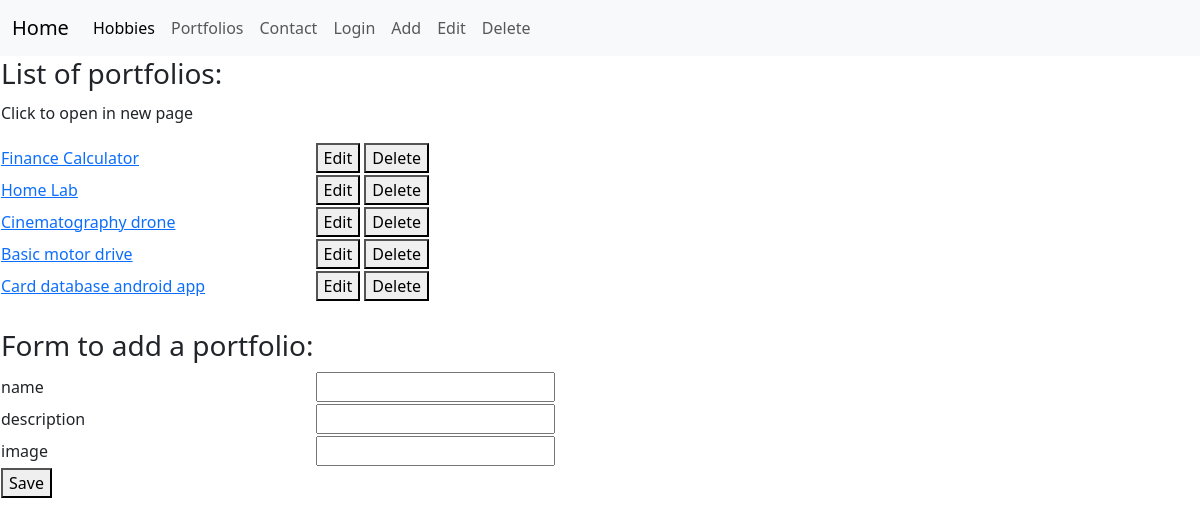
Screenshot of /DB/portfolio/ with the database file from the repository.
### DB/models.py (models this page shows, shortened)
class Portfolio(models.Model):
    name = models.CharField(max_length=200)
    description = models.CharField(max_length=255)
    image = models.CharField(max_length=255)

### DB/views.py (the view, shortened to what this page needs)
# urls.py: path('portfolio/', views.portfolio, name='portfolio'),
def portfolio(request):
    context = {}
    form = PortfolioForm()
    portfolio = Portfolio.objects.all()
    context['portfolios'] = portfolio
    context['form'] = form
    return render(request, 'DB/newPortfolioTemplate.html', context)

### DB/portfolioForm.py
class PortfolioForm(forms.ModelForm):
    class Meta:
        model = Portfolio
        fields = '__all__'

### DB/templates/DB/newPortfolioTemplate.html (shortened to what this page needs)
{% include 'DB/Navbar.html' %}
<!DOCTYPE html>
<html lang="en">
<head>
</head>
<body>
    <form method="post" action="{% url 'portfolio' %}">
        <table>
            <tr><td><h3>List of portfolios:</h3></td></tr>
            <tr><td><p>Click to open in new page</p></td></tr>
            {% for portfolio in portfolios %}
                <tr>
                    <td><a href="#">{{ portfolio.name }}</a></td>
                    <td>
                        <button name="btnPortfolioEdit" value="{{ portfolio.id }} " formnovalidate>Edit</button>
                        <button name="btnPortfolioDelete" value="{{ portfolio.id }}" formnovalidate>Delete</button>
                    </td>
                </tr>
            {% endfor %}
            <tr><td><br></td></tr>
            <tr><td><h3>Form to add a portfolio:</h3></td></tr>
            <tr>
                {% for field in form %}
                    <tr>
                        <td>{{ field.name }}</td>
                        <td>{{ field }}</td>
                    </tr>
                {% endfor %}
                <td><button name="btnPortfolioSave">Save</button></td>
            </tr>
        </table>
    </form>
</body>
</html>

### rows the page displays
Portfolio: name "Finance Calculator", {{ portfolio.id }} 1 (drawn)
Portfolio: name "Home Lab", {{ portfolio.id }} 2 (drawn)
Portfolio: name "Cinematography drone", {{ portfolio.id }} 3 (drawn)
Portfolio: name "Basic motor drive", {{ portfolio.id }} 4 (drawn)
Portfolio: name "Card database android app", {{ portfolio.id }} 5 (drawn)

### other values shown
{{ field.name }} "name" "description" "image"
